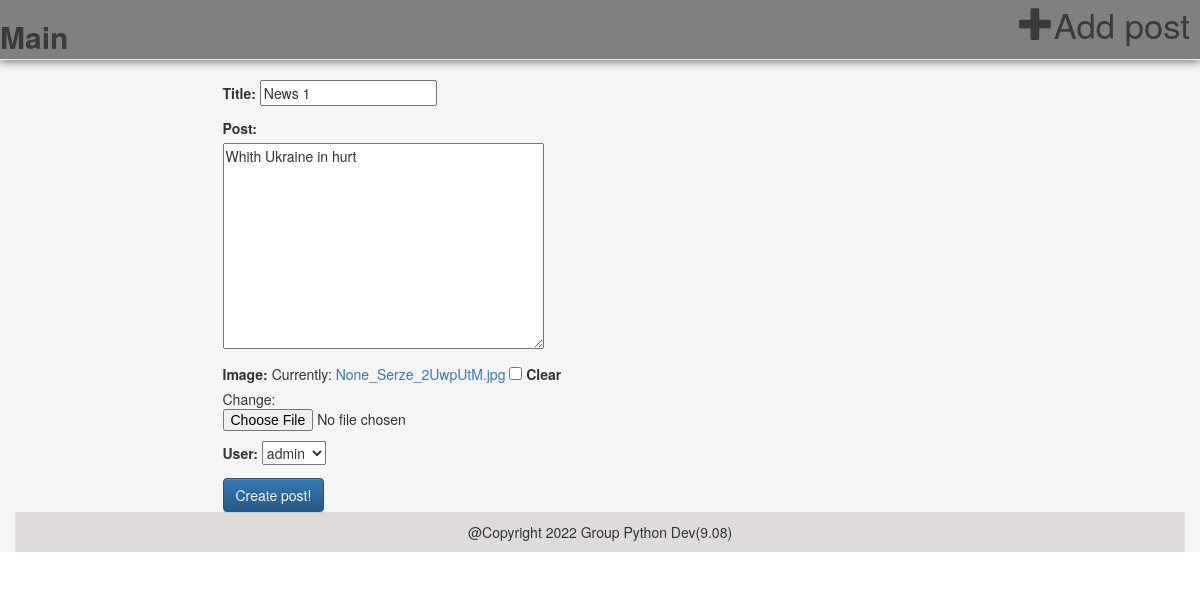
/feeds/update/1/ (signed in), run on the app's committed database.
### feeds/models.py (models this page shows, shortened)
class Articles(models.Model):
    title = models.CharField(max_length=120)
    image = models.ImageField(upload_to=upload_location,
                              null=True,
                              blank=True,
                              height_field='height_field',
                              width_field='width_field')
    height_field = models.IntegerField(default=0)
    width_field = models.IntegerField(default=0)
    post = models.TextField()
    user = models.ForeignKey('auth.User',
                             on_delete=models.CASCADE,
                             blank=True,
                             null=True
                             )
    timestamp = models.DateTimeField(auto_now_add=True)
    update = models.DateTimeField(auto_now=True)

### feeds/views.py (the view)
# urls.py: path('update/<int:id>/', post_update, name='post_update')
def post_update(request, id):
    instance = get_object_or_404(Articles, id=id)
    form = ArticlesForm(request.POST or None,
                        request.FILES or None,
                        instance=instance)
    if not request.user.is_staff:
        raise render(request, '404.html', status=404)
    if form.is_valid():
        instance = form.save(commit=False)
        instance.save()
        messages.success(request, "<a href = '#'>Post updated!!!</a> ", extra_tags='safe_html')
        return HttpResponseRedirect(instance.get_absolute_url())
    context = {
        'title': 'Post update',
        'form': form
    }
    return render(request, 'feeds/post_create.html', context)

### feeds/forms.py
class ArticlesForm(forms.ModelForm):
    class Meta:
        model = Articles
        fields = [
            'title',
            'post',
            'image',
            'user',
        ]

### feeds/templates/feeds/post_create.html (shortened to what this page needs)
{% extends 'feeds/base.html' %}
{% block content %}
    <div class="col-sm-6 col-sm-offset-3"><br>
        <form action="" method="POST" enctype="multipart/form-data">
            {{ form.as_p }}
            <input type="submit" class="btn btn-primary" value="Create post!">
        </form>
    </div>
{% endblock %}

### data on the page
Articles: title "News 1", post "Whith Ukraine in hurt", user "admin"
